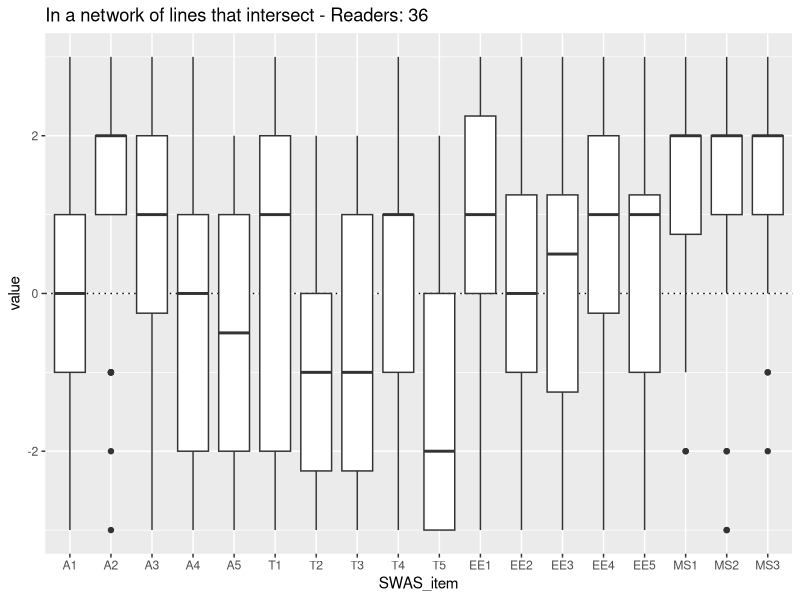
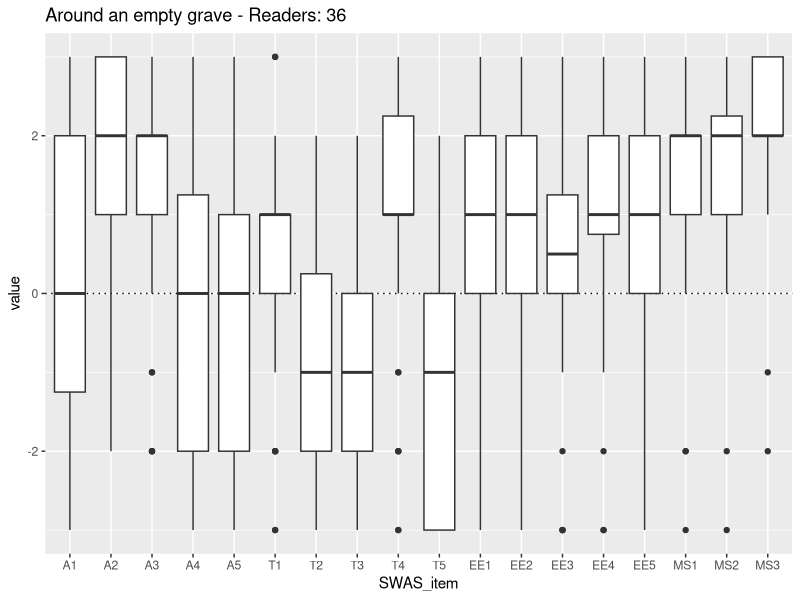
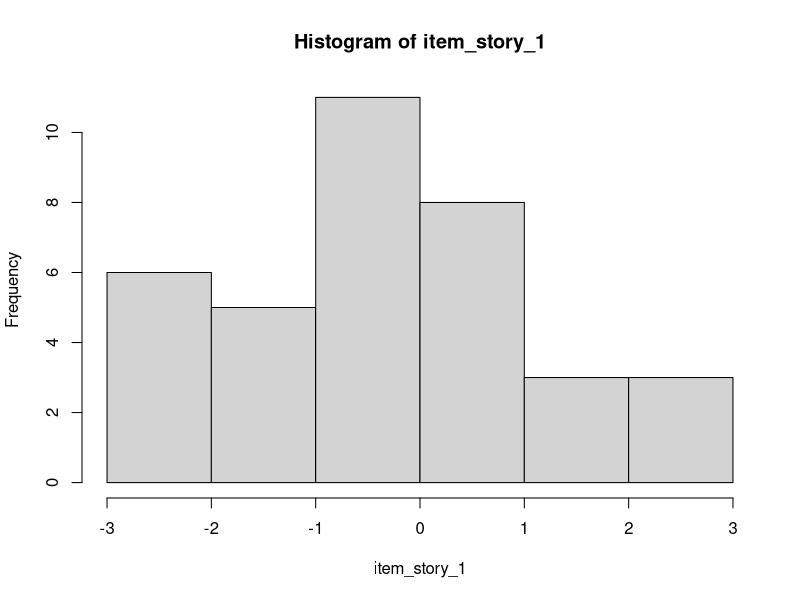
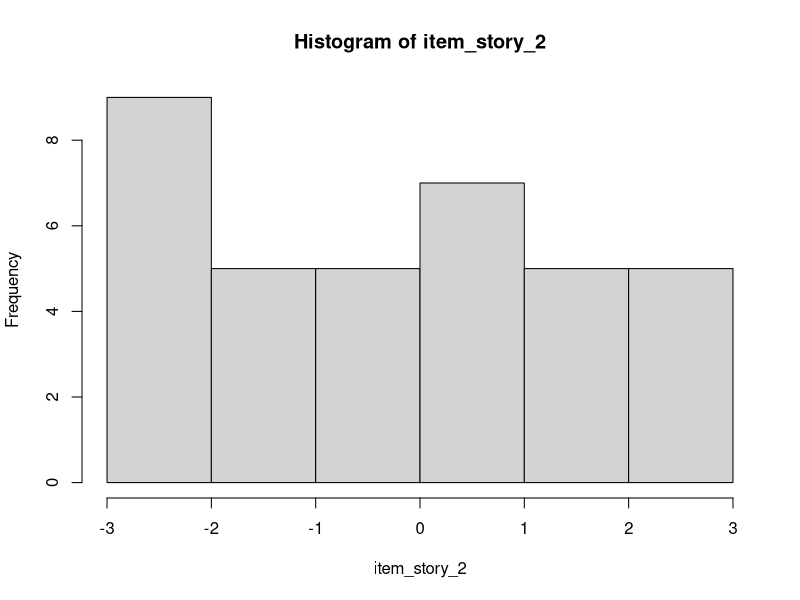
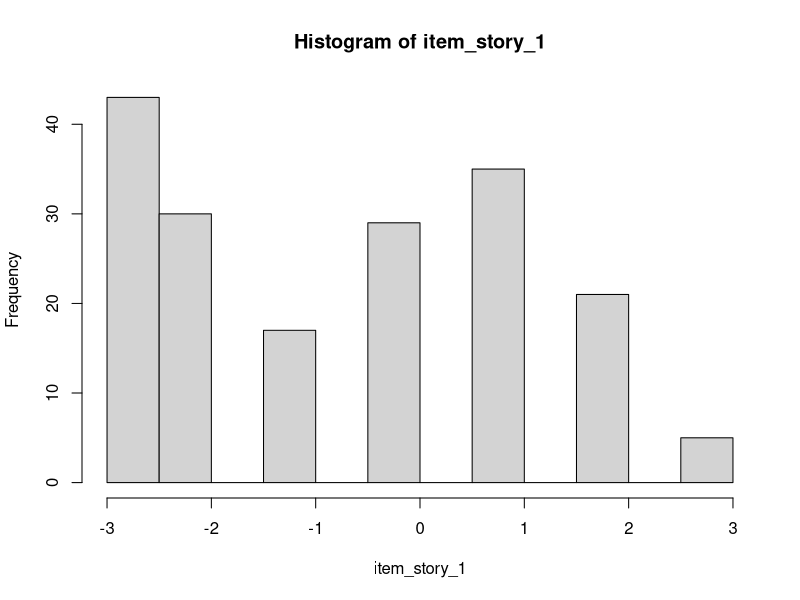
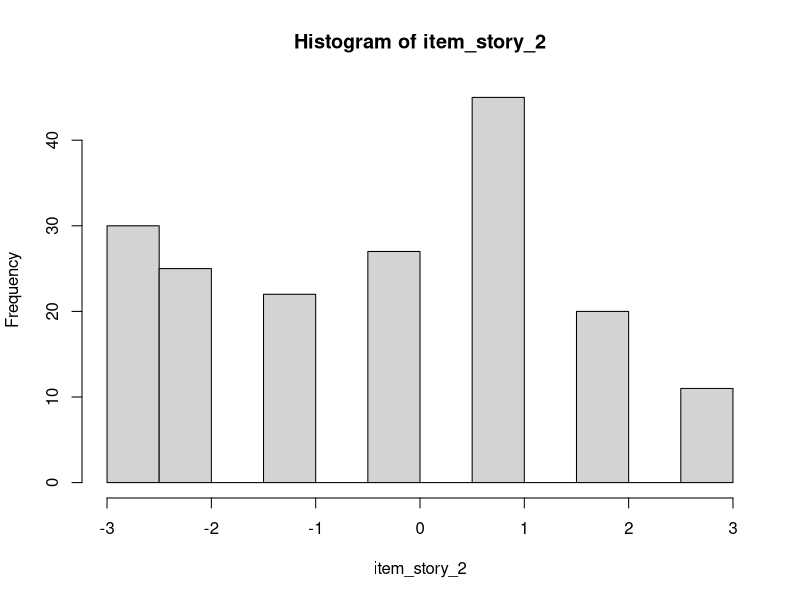
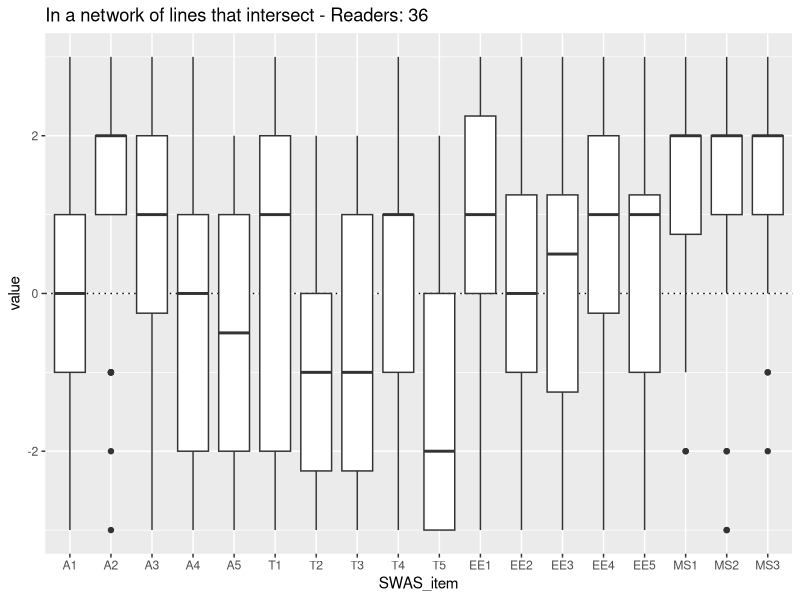
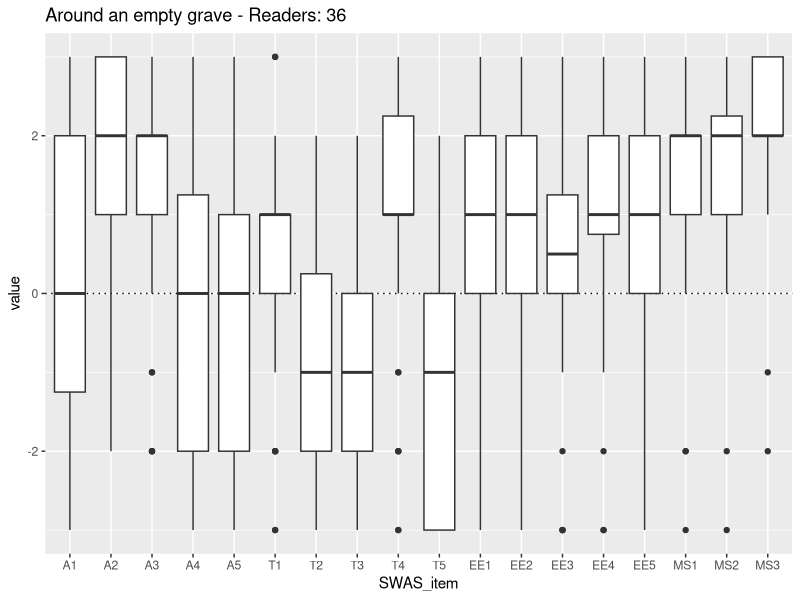

Write R code to recreate these figures, in order.
# Story_World_Absoption

# install new package
install.packages("reshape2")

# load packages
library(tidyverse)
library(reshape2)

# 1. Read the data (into a dataframe)
SWAS_1 <- read.csv("data/Story_Word_Absorption/Network_lines.csv", header = T, row.names = 1)

# prepare data for visualization
SWAS_melt <- melt(t(SWAS_1))
colnames(SWAS_melt) <- c("SWAS_item", "user", "value")
my_plot <- ggplot(SWAS_melt, aes(x=SWAS_item, y=value)) +
  ggtitle(paste("In a network of lines that intersect", "- Readers:", length(SWAS_1$A1))) +
  geom_hline(yintercept=0, linetype="dotted") +
  geom_boxplot()

# visualize data
my_plot

# save to file
ggsave(my_plot, filename = "story_1.png", scale = 2)

# 2. Read the data (into a dataframe) for story 2
SWAS_2 <- read.csv("data/Story_Word_Absorption/Empty_grave.csv", header = T, row.names = 1)

# prepare data for visualization
SWAS_melt <- melt(t(SWAS_2))
colnames(SWAS_melt) <- c("SWAS_item", "user", "value")
my_plot <- ggplot(SWAS_melt, aes(x=SWAS_item, y=value)) +
  ggtitle(paste("Around an empty grave", "- Readers:", length(SWAS_2$A1))) +
  geom_hline(yintercept=0, linetype="dotted") +
  geom_boxplot()

# visualize data
my_plot

# save to file
ggsave(my_plot, filename = "story_2.png", scale = 2)

# 3. compare single items in the two stories

# define the item you want to analyze
my_item <- "A1"

# isolate it in the two stories
item_story_1 <- SWAS_1 %>% select(all_of(my_item)) %>% unlist()
item_story_2 <- SWAS_2 %>% select(all_of(my_item)) %>% unlist()

# run descriptive statistics
summary(item_story_1)
hist(item_story_1)
shapiro.test(item_story_1)
# if p-value of Shapiro-Wilk normality test is < 0.05, then data is not normally distributed

summary(item_story_2)
hist(item_story_2)
shapiro.test(item_story_2)
# if p-value of Shapiro-Wilk normality test is < 0.05, then data is not normally distributed

# to get an overview of the distribution, let's join the two series
shapiro.test(c(item_story_1, item_story_2))

# as data is not normally distributed, a comparison between the two series should be done using Wilcoxon test
wilcox.test(item_story_1, item_story_2, paired = T, alternative = "less") 
# note 1: paired is true because we are comparing reactions by the same student to two different stories (should be false if comparing two groups of unrelated measurements)
# note 2: alternative is "less" because we want to test if item_story_1 is significantly less than item_story_2 (this because we know that mean and median are lower). If item_story_1 were higher, we should have used alternative = "greater"
# interpretation of the result: if p-value of Wilcoxon test is < 0.05, then the first series of answers (for story_1) has significantly lower values than the second series of answers (for story_2)

# note: if data were normally distributed, then you should have run a t-test
t.test(item_story_1, item_story_2, paired = T, alternative = "less")

### Your turn!
# find an item for which there is a significant difference

# 4. Alternative approach. Work on all items in a dimension

# define the item you want to analyze
my_item <- paste("T", 1:5, sep = "")
my_item

# isolate it in the two stories
item_story_1 <- SWAS_1 %>% select(all_of(my_item)) %>% unlist()
item_story_2 <- SWAS_2 %>% select(all_of(my_item)) %>% unlist()

# run descriptive statistics
summary(item_story_1)
hist(item_story_1)
shapiro.test(item_story_1)
# if p-value of Shapiro-Wilk normality test is < 0.05, then data is not normally distributed

summary(item_story_2)
hist(item_story_2)
shapiro.test(item_story_2)
# if p-value of Shapiro-Wilk normality test is < 0.05, then data is not normally distributed

# as data is not normally distributed, a comparison between the two series should be done using Wilcoxon test
wilcox.test(item_story_1, item_story_2, paired = T, alternative = "less")
# interpretation of the result: if p-value of Wilcoxon test is < 0.05, then the first series of answers (for story_1) has significantly lower values than the second series of answers (for story_2)
